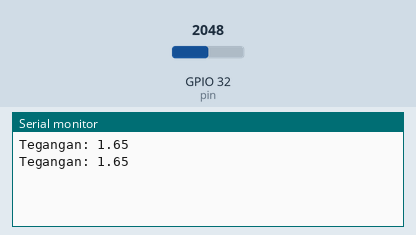
Bench run of a sketch on a simulated ESP32. On the bench: the last lines printed to the serial monitor. The test bench sets the inputs (shaded band); at power-on: GPIO 32 (pin) = 2048.

Above: at 1.8 s.
1.9 s: GPIO 32 (pin) set to 2866
At 2.8 s:
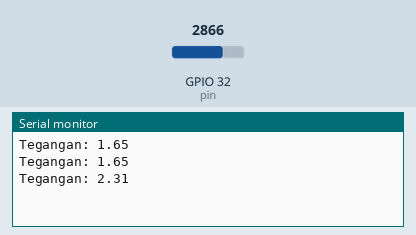
3.4 s: GPIO 32 (pin) set to 3603
At 4.8 s:
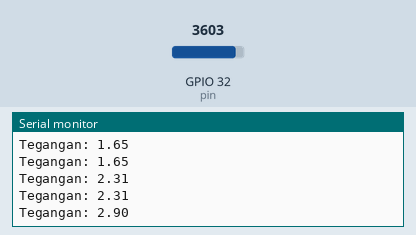
Timing chart, 0 to 6.4 s (numbered marks = the images above; inputs shaded):
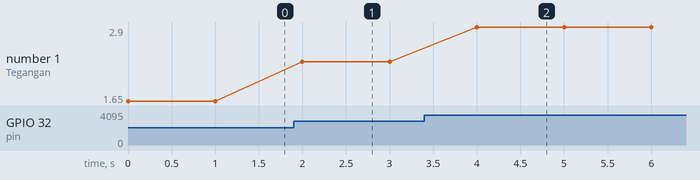

Measured:
- after the input at 1.9 s, the serial monitor: prints a new line after 0.10 s (image 1)
- after the input at 3.4 s, the serial monitor: prints a new line after 0.60 s (image 2)
- plotted number 1: 1.65 → 2.31 after the input at 1.9 s, 2.31 → 2.9 after the input at 3.4 s

The sketch:

kalibrasi_ph.ino
```cpp
const float VREF = 3.3;  // Tegangan referensi ESP32
int pin = 32;            // Pin ADC yang digunakan (ubah sesuai pin yang Anda pilih)

void setup() {
  Serial.begin(9600);
}

void loop() {
  int adcValue = analogRead(pin);  // Baca nilai ADC dari TO (pH Output)
  float tegangan = adcValue * VREF / 4095.0;  // Konversi ADC ke volt
  Serial.print("Tegangan: ");
  Serial.println(tegangan);
  delay(1000);
}
```
